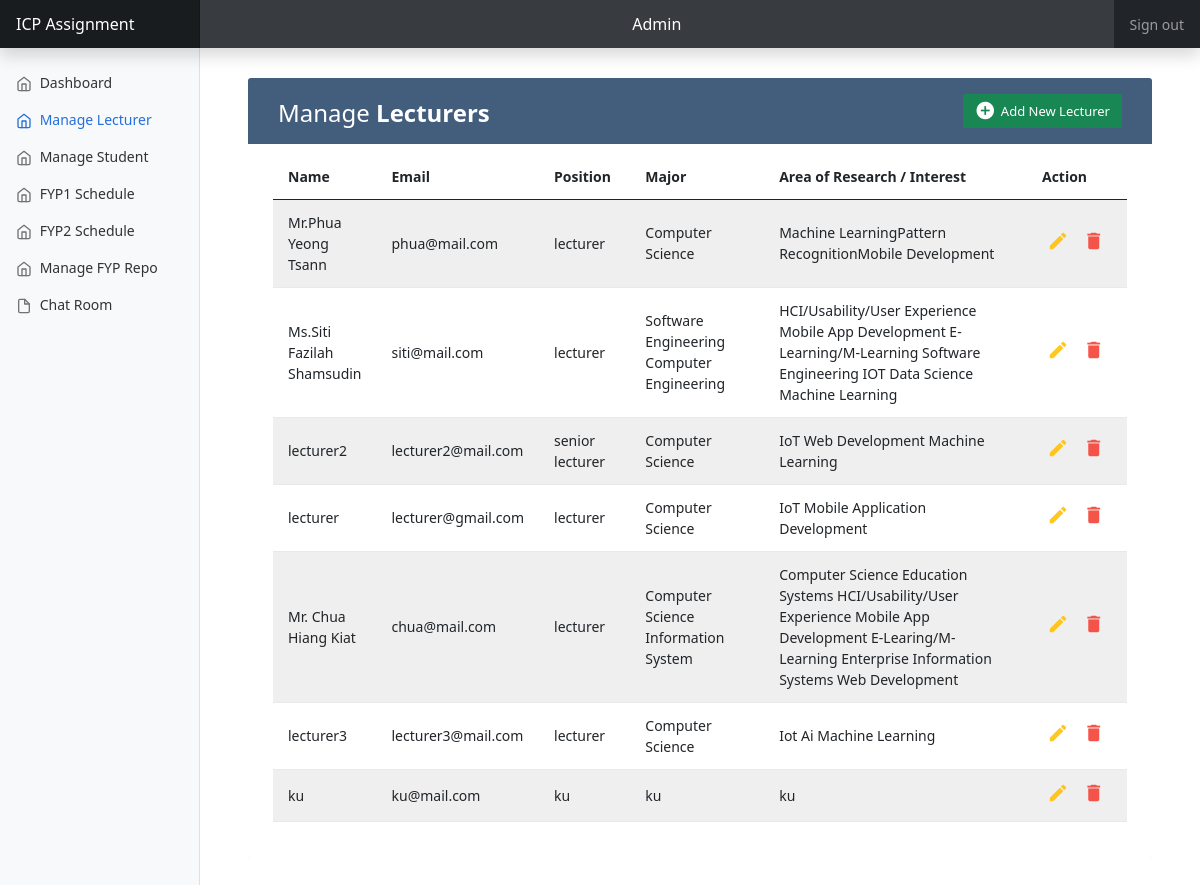
Screenshot of /view/manage_Lecturer.php (signed in) with the database file from the repository.
### tables this page shows
CREATE TABLE IF NOT EXISTS `lecturer` (
  `unique_id` bigint NOT NULL,
  `name` varchar(255) NOT NULL,
  `email` varchar(255) NOT NULL,
  `position` varchar(255) NOT NULL,
  `major` varchar(255) NOT NULL,
  `research` varchar(255) NOT NULL,
  PRIMARY KEY (`unique_id`)
);

### view/manage_Lecturer.php (the view, shortened to what this page needs)
<?php
require_once "../controller/config.php";
?>
<?php include_once "header.php"; ?>
<body>
    <header class="navbar navbar-dark sticky-top bg-dark flex-md-nowrap p-0 shadow">
        <a class="navbar-brand col-md-3 col-lg-2 me-0 px-3" href="#">ICP Assignment</a>
        <label class="form-control form-control-dark w-100" style="text-align: center"><?php echo $_SESSION['roles']; ?></label>
        <div class="navbar-nav">
            <div class="nav-item text-nowrap">
                <a class="nav-link px-3" href="../controller/logout.php?logout_id=<?php echo $_SESSION['unique_id']; ?> ">Sign out</a>
            </div>
        </div>
    </header>
    <div class="container-fluid" >
        <div class="row">
            <?php
            if ($_SESSION['roles'] == "Admin")
            {
                require_once "nav_admin.php";
            }
            ?>
            <main class="col-md-9 ms-sm-auto col-lg-10 px-md-4">
                <div class="container-xl ">
                    <div class="table-responsive">
                        <div class="table-wrapper">
                            <div class="table-title">
                                <div class="row">
                                    <div class="col-sm-6">
                                        <h2>Manage <b>Lecturers</b></h2>
                                    </div>
                                    <div class="col-sm-6">
                                        <a href="#addEmployeeModal" class="btn btn-success" data-toggle="modal"><i class="material-icons">&#xE147;</i> <span>Add New Lecturer</span></a>
                                    </div>
                                </div>
                            </div>
                            <table class="table table-striped table-hover">
                                <thead>
                                <tr>
                                    <th>Name</th>
                                    <th>Email</th>
                                    <th>Position</th>
                                    <th>Major</th>
                                    <th>Area of Research / Interest</th>
                                    <th>Action</th>
                                </tr>
                                </thead>
                                <tbody>
                                    <?php
                                    $sql = "SELECT * FROM `lecturer` INNER JOIN userlogin ON lecturer.unique_id = userlogin.unique_id";
                                    $result = $conn ->query($sql);
                                    if (!empty($result) && $result->num_rows > 0) {
                                        for ($i = 0; $i < mysqli_num_rows($result); $i++){
                                            $row  = mysqli_fetch_assoc($result);
                                            echo '<tr>';
                                            echo '<td>'.$row['name'].'</td>';
                                            echo '<td>'.$row['email'].'</td>';
                                            echo '<td>'.$row['position'].'</td>';
                                            echo '<td>'.$row['major'].'</td>';
                                            echo '<td>'.$row['research'].'</td>';
                                            echo '<td>
                                                     <a href="#editEmployeeModal" onclick="return getDataForEdit(`'.$row['unique_id'].'`,`'.$row['name'].'`,`'.$row['email'].'`,`'.$row['position'].'`,`'.$row['major'].'`,`'.$row['research'].'`,`'.$row['password'].'`)" class="edit" data-toggle="modal"><i class="material-icons" data-toggle="tooltip" title="Edit">&#xE254;</i></a>
                                                     <a href="#deleteEmployeeModal" onclick="return getDataForDlt(`'.$row['unique_id'].'`)" class="delete" data-toggle="modal"><i class="material-icons" data-toggle="tooltip" title="Delete">&#xE872;</i></a>
                                                  </td>';
                                            echo '</tr>';
                                        }
                                    }
                                    ?>
                                </tbody>
                            </table>
                        </div>
                    </div>
                </div>
            </main>
        </div>
    </div>
</body>
</html>

### assets/css/dataTable.css (style rules this page uses)
body { color: #566787; background: #f5f5f5; font-family: 'Varela Round', sans-serif; font-size: 13px; }
.table-responsive { margin: 30px 0; }
.table-wrapper { background: #fff; padding: 20px 25px; border-radius: 3px; min-width: 100%; box-shadow: 0 1px 1px rgba(0,0,0,.05); }
.table-title { padding-bottom: 15px; background: #435d7d; color: #fff; padding: 16px 30px; min-width: 100%; margin: -20px -25px 10px; border-radius: 3px 3px 0 0; }
.table-title h2 { margin: 5px 0 0; font-size: 24px; }
.table-title .btn { color: #fff; float: right; font-size: 13px; border: none; min-width: 50px; border-radius: 2px; border: none; outline: none !important; margin-left: 10px; }
.table-title .btn i { float: left; font-size: 21px; margin-right: 5px; }
.table-title .btn span { float: left; margin-top: 2px; }
table.table tr th, table.table tr td { border-color: #e9e9e9; padding: 12px 15px; vertical-align: middle; }
table.table tr th:first-child { width: 60px; }
table.table tr th:last-child { width: 100px; }
table.table-striped tbody tr:nth-of-type(odd) { background-color: #fcfcfc; }
table.table td:last-child i { opacity: 0.9; font-size: 22px; margin: 0 5px; }
table.table td a { font-weight: bold; color: #566787; display: inline-block; text-decoration: none; outline: none !important; }
table.table td a.edit { color: #FFC107; }
table.table td a.delete { color: #F44336; }
table.table td i { font-size: 19px; }

### assets/css/dashboard.css (style rules this page uses)
body { font-size: .875rem; }
.navbar-brand { padding-top: .75rem; padding-bottom: .75rem; font-size: 1rem; background-color: rgba(0, 0, 0, .25); box-shadow: inset -1px 0 0 rgba(0, 0, 0, .25); }
.navbar .form-control { padding: .75rem 1rem; border-width: 0; border-radius: 0; }
.form-control-dark { color: #fff; background-color: rgba(255, 255, 255, .1); border-color: rgba(255, 255, 255, .1); }

### rows the page displays
lecturer: name "Mr.Phua Yeong Tsann", email "phua@mail.com", position "lecturer", major "Computer Science", research "Machine LearningPattern RecognitionMobile Development"
lecturer: name "Ms.Siti Fazilah Shamsudin", email "siti@mail.com", position "lecturer", major "Software Engineering Computer Engineering", research "HCI/Usability/User Experience Mobile App Development E-Learning/M-Learning Software Engineering IOT Data Science Machine Learning"
lecturer: name "lecturer2", email "lecturer2@mail.com", position "senior lecturer", major "Computer Science", research "IoT Web Development Machine Learning"
lecturer: name "lecturer", email "lecturer@gmail.com", position "lecturer", major "Computer Science", research "IoT Mobile Application Development"
lecturer: name "Mr. Chua Hiang Kiat", email "chua@mail.com", position "lecturer", major "Computer Science Information System", research "Computer Science Education Systems HCI/Usability/User Experience Mobile App Development E-Learing/M-Learning Enterprise Information Systems Web Development"
lecturer: name "lecturer3", email "lecturer3@mail.com", position "lecturer", major "Computer Science", research "Iot Ai Machine Learning"
lecturer: name "ku", email "ku@mail.com", position "ku", major "ku", research "ku"

### other values shown
$_SESSION['roles'] "Admin"
